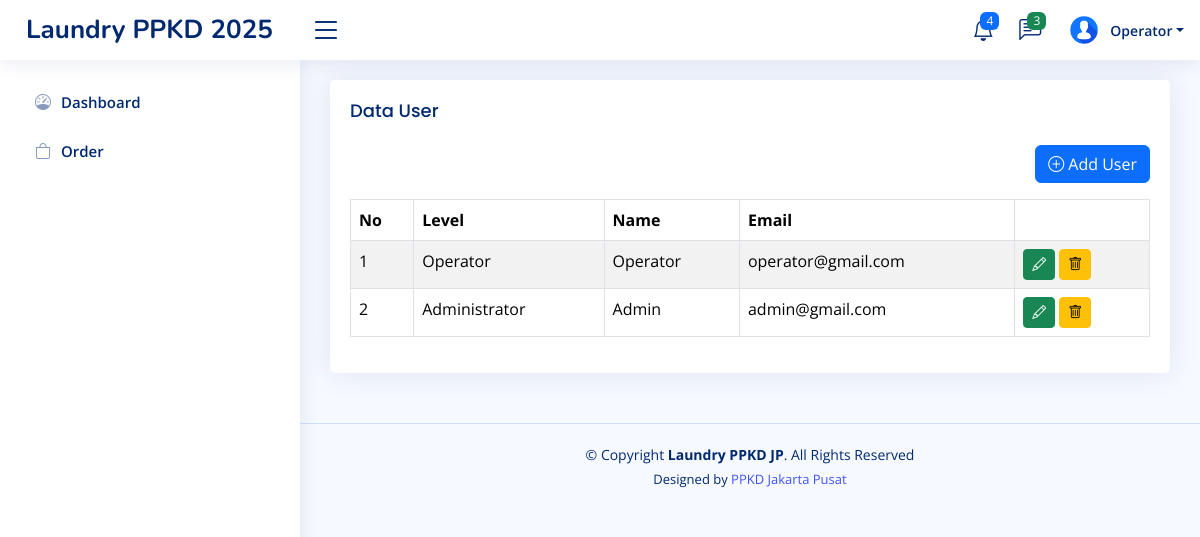
/home.php?page=user (signed in), run on an earlier commit of the app's database.
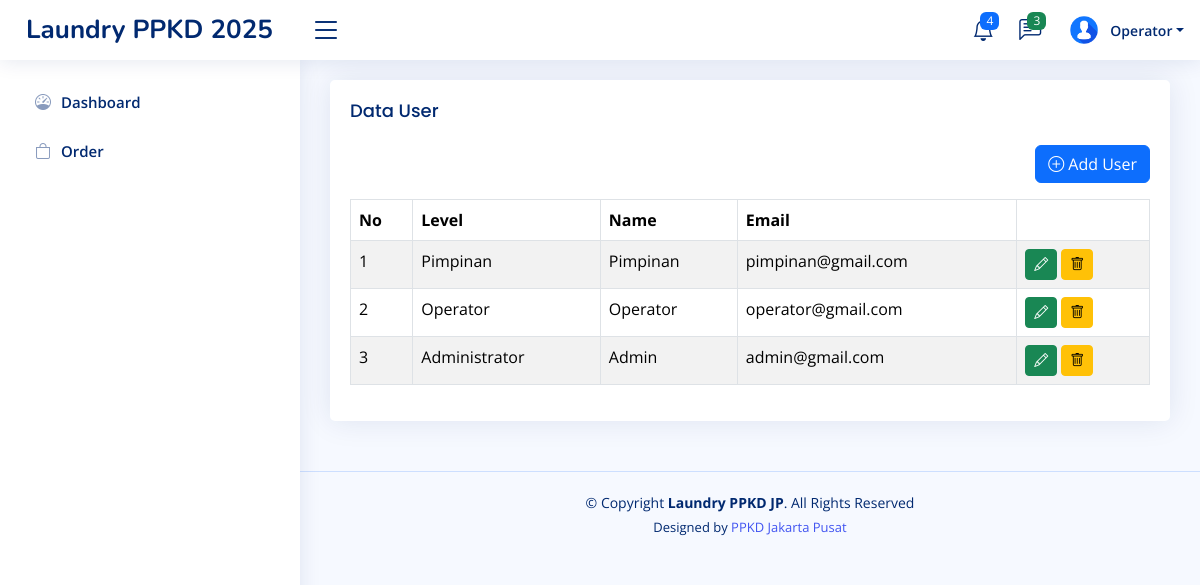
And on a later commit of the database.
### tables this page shows
CREATE TABLE `level_menus` (
  `id` int(11) NOT NULL,
  `level_id` int(11) NOT NULL,
  `menu_id` int(11) NOT NULL,
  `created_at` timestamp NOT NULL DEFAULT current_timestamp(),
  `updated_at` timestamp NULL DEFAULT NULL ON UPDATE current_timestamp()
);

CREATE TABLE `menus` (
  `id` int(11) NOT NULL,
  `name` varchar(30) NOT NULL,
  `icon` varchar(30) NOT NULL,
  `link` varchar(30) NOT NULL,
  `order` int(11) NOT NULL,
  `created_at` timestamp NOT NULL DEFAULT current_timestamp(),
  `updated_at` timestamp NULL DEFAULT NULL ON UPDATE current_timestamp()
);

CREATE TABLE `users` (
  `id` int(11) NOT NULL,
  `level_id` int(11) NOT NULL,
  `name` varchar(100) NOT NULL,
  `email` varchar(100) NOT NULL,
  `password` varchar(100) NOT NULL,
  `created_at` timestamp NOT NULL DEFAULT current_timestamp(),
  `updated_at` timestamp NULL DEFAULT NULL ON UPDATE current_timestamp()
);

CREATE TABLE `levels` (
  `id` int(11) NOT NULL,
  `name` varchar(100) NOT NULL,
  `created_at` timestamp NOT NULL DEFAULT current_timestamp(),
  `updated_at` timestamp NULL DEFAULT NULL ON UPDATE current_timestamp()
);

### pages/user.php (the view, shortened to what this page needs)
<?php
$query = mysqli_query($config, "SELECT l.name as level_name, u.* FROM users u LEFT JOIN levels l ON l.id = u.level_id ORDER BY u.id DESC");
$users = mysqli_fetch_all($query, MYSQLI_ASSOC);
?>
<div class="row">
    <div class="col-sm-12">
        <div class="card">
            <div class="card-body">
                <h3 class="card-title">Data User</h3>
                <div class="mb-3" align="right">
                    <a href="?page=tambah-user" class="btn btn-primary">
                        <i class="bi bi-plus-circle"></i> Add User
                    </a>
                </div>
                <table class="table table-bordered table-striped datatable">
                    <thead>
                        <tr>
                            <th>No</th>
                            <th>Level</th>
                            <th>Name</th>
                            <th>Email</th>
                            <th></th>
                        </tr>
                    </thead>
                    <tbody>
                        <?php foreach ($users as $key => $value): ?>
                            <tr>
                                <td><?php echo $key += 1 ?></td>
                                <td><?php echo $value['level_name'] ?></td>
                                <td><?php echo $value['name'] ?></td>
                                <td><?php echo $value['email'] ?></td>
                                <td>
                                    <a class="btn btn-success btn-sm"
                                        href="?page=tambah-user&edit=<?php echo $value['id'] ?>">
                                        <i class="bi bi-pencil"></i>
                                    </a>
                                    <a class="btn btn-warning btn-sm"
                                        onclick="return confirm('Are you sure you want to delete this data?')"
                                        href="?page=user&delete=<?php echo $value['id'] ?>">
                                        <i class="bi bi-trash"></i>
                                    </a>
                                </td>
                            </tr>
                        <?php endforeach ?>
                    </tbody>
                </table>
            </div>
        </div>
    </div>
</div>

### inc/sidebar.php
<?php
$level_id = $_SESSION['LEVEL_ID'] ?? '';
$querylevelMenu = mysqli_query($config, "SELECT * FROM menus JOIN level_menus ON menus.id = level_menus.menu_id WHERE level_id = '$level_id' ORDER BY `order` ASC");
$rowLevelMenus = mysqli_fetch_all($querylevelMenu, MYSQLI_ASSOC);
?>
<aside id="sidebar" class="sidebar">
    <ul class="sidebar-nav" id="sidebar-nav">
        <?php foreach ($rowLevelMenus as $rowLevelMenu): ?>
            <li class="nav-item">
                <a class="nav-link collapsed" href="?page=<?= $rowLevelMenu['link'] ?>">
                    <i class="<?= $rowLevelMenu['icon'] ?>"></i>
                    <span><?= $rowLevelMenu['name'] ?></span>
                </a>
            </li>
        <?php endforeach ?>
</aside>

What changed in the data, as far as the page shows it:
added users: key "1", level.name "Pimpinan", name "Pimpinan", email "pimpinan@gmail.com"
changed users "Operator": key "1" → "2"
computed for users "Admin": key "2" → "3"
